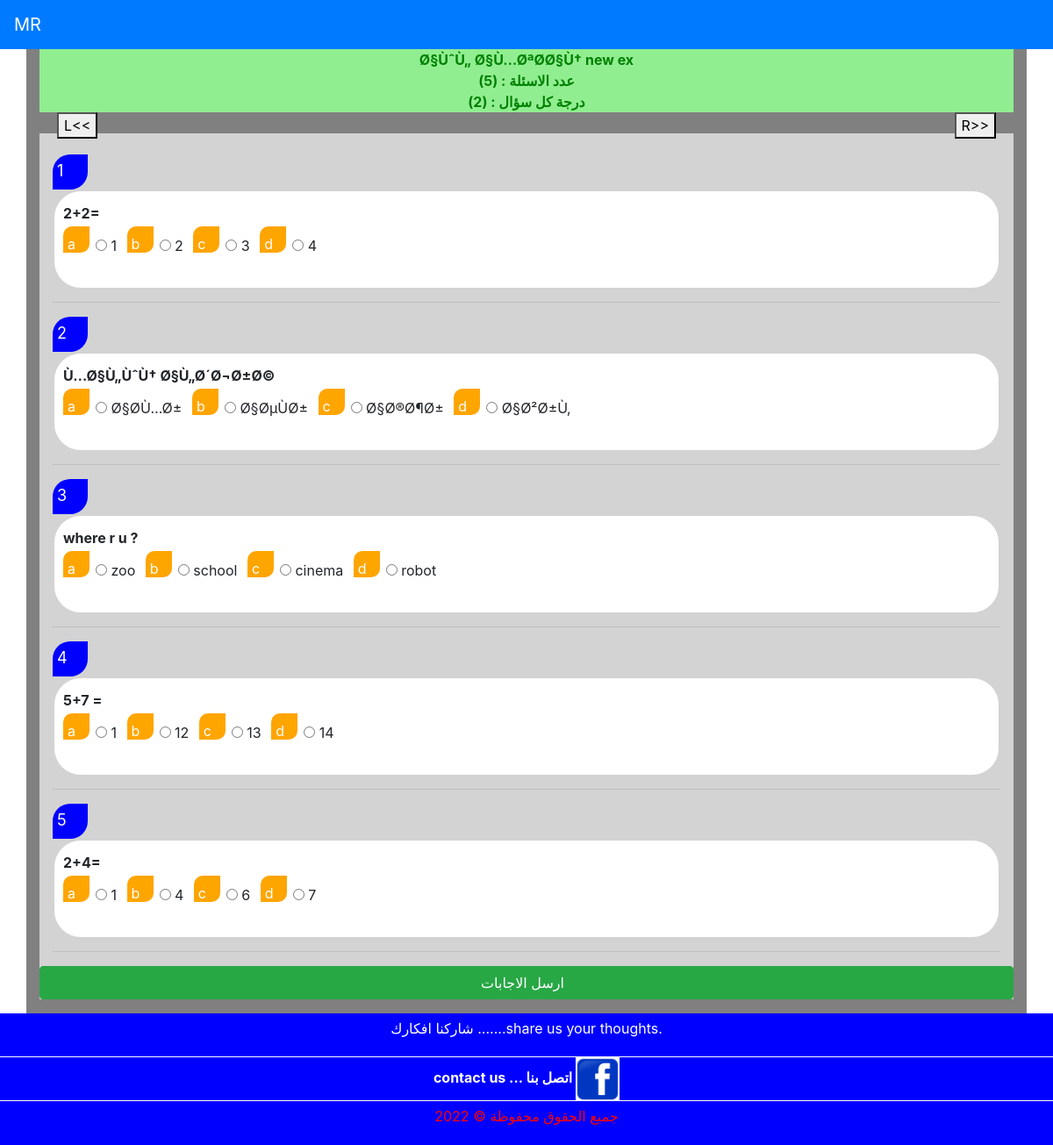
Screenshot of /exams/exam.php?tid=3 with the database file from the repository.
### tables this page shows
CREATE TABLE `exams` (
  `examid` int(100) NOT NULL,
  `teacherid` int(11) NOT NULL,
  `subjectid` int(11) NOT NULL,
  `gradeid` int(11) NOT NULL,
  `term` int(11) NOT NULL,
  `num` int(11) NOT NULL,
  `examname` varchar(100) NOT NULL,
  `marks` int(11) NOT NULL,
  `sho` int(4) NOT NULL,
  `unit` int(4) NOT NULL
);

CREATE TABLE `questions` (
  `questid` int(100) NOT NULL,
  `teacherid` int(100) NOT NULL,
  `subjectid` int(11) NOT NULL,
  `gradeid` int(100) NOT NULL,
  `termid` int(11) NOT NULL,
  `examid` int(100) NOT NULL,
  `questnum` int(255) NOT NULL,
  `question` varchar(255) NOT NULL,
  `answera` varchar(255) NOT NULL,
  `answerb` varchar(255) NOT NULL,
  `answerc` varchar(255) NOT NULL,
  `answerd` varchar(255) NOT NULL,
  `answercorrect` varchar(255) NOT NULL,
  `info` text NOT NULL,
  `a` int(100) NOT NULL,
  `b` int(100) NOT NULL,
  `c` int(100) NOT NULL
);

### exams/exam.php (the view, shortened to what this page needs)
<!DOCTYPE html>
<html>
<head>
</head>
<body>
  <link href="../dzin/font/all.css" rel="stylesheet">
<?php
include '../home/header.php';
$studentid= $_SESSION['id'] ;
?>
<?php
    $tid= isset($_GET['tid']) && is_numeric($_GET['tid'])? intval($_GET['tid']) :0 ;
$exs="select * from exams where teacherid= '$tid' && sho = 1  ";
$sel=mysqli_query($conn ,$exs);
$ddd=mysqli_fetch_array($sel);
$exid=$ddd['examid'];
$exnn=$ddd['examname'];
$ttid=$ddd['teacherid'];
$markq=$ddd['marks'];
$exq="select * from questions where examid= '$exid'  ";
$sk=mysqli_query($conn ,$exq);
$count=mysqli_num_rows($sk);
$cou=1 ;
  ?>
<?php
$dan="select * from results where teacherid='$tid' && examid='$exid' && userid='$studentid' ";
$dq=mysqli_query($conn,$dan);
$dnum=mysqli_num_rows($dq);
$st=mysqli_fetch_array($dq);
$stmark=$st['mark'];
$totalm=$markq * $count ;
if($dnum == 1){
?>
<div id="fresh" class="container" style="">
 <div class="row">
   <div id="dir" class="col-xs-12 col-sm-12 col-md-12- col-lg-12 col-xl-12 "
   style="background:gray">
<div id="coex" ><center style='font-weight:bold;color:green;direction:rtl'> <?php echo $exnn;?> <center></div>
<br>
<div  id="orang" style="text-align:center"><strong>      لقد حصلت على  (<?php echo $stmark;?>)
           درجات من الدرجة العظمى  (<?php echo $totalm;?>) درجات  <strong>    </div>
                                                                                   <div id="result">
   <script>
$(document).ready(function(){
 $("#r").click(function(){
    $("#dir").css({"direction":"rtl","text-align":"right"});
    });
$("#l").click(function(){
    $("#dir").css({"direction":"ltr","text-align":"left"});
    });
  });
</script>
<button style="float:right;margin-right:20px" id="r" onclick="r();">  R>> </button>
<button style="float:left;margin-left:20px" id="l" onclick="l();" >L<< </button>
<br>
<br>
<div style="background:lightgray">
 <form  action="" method="post" id="formresult" >
              <input type="text" name="tid" value="<?php echo $ttid;?>" hidden >
              <input type="text" name="countq" value="<?php echo $count;?>" hidden >
              <input type="text" name="mark" value="<?php echo $markq;?>" hidden >
              <input type="text" name="exid" value="<?php echo $exid;?>" hidden >
              <input type="text" name="stu" value="<?php echo $studentid;?>" hidden >
<div id="qstate"></div>
<div id="cont"  class=" col-xs-12 col-sm-12 col-md-12- col-lg-12 col-xl-12 " >
<?php
while($mn=mysqli_fetch_array($sk)  ){
 $qid=$mn['questid'];
$q=$mn['question'];
$a=$mn['answera'];
$b=$mn['answerb'];
$c=$mn['answerc'];
$d=$mn['answerd'];
$co=$mn['answercorrect'];
$info=$mn['info'];
$qid=$mn['questid'];
?>
<div  id="qqq"  >
    <span id="n"><?php echo $cou;?></span>
    <span > <span >
    <i id="f<?php echo $cou;?>" class="fa fa-times-circle" style="font-size:20px"></i>
    <i id="t<?php echo $cou;?>" class="fas fa-check-circle" style="font-size:20px"></i>
  <span>  </span>
     <div id="w">
    <strong id="qw">  <?php echo $q;?> </strong>
<br>
<div id="answer">
<div id="ans">
<span  id="a<?php echo $cou ;?>" >a -</span><div class="aa"><input type="radio" id="" name="<?php echo $cou;?>" value="a"> <?php echo $a;?>   </div>
</div>
<div id="ans">
<span id="b<?php echo $cou ;?>">b -</span><div class="aa"><input type="radio" id="" name="<?php echo $cou;?>" value="b"> <?php echo $b;?> </div>
</div>
<div id="ans">
<span id="c<?php echo $cou ;?>">c -</span><div class="aa"><input type="radio" id="" name="<?php echo $cou;?>" value="c"> <?php echo $c;?> </div>
</div>
<div id="ans">
<span  id="d<?php echo $cou ;?>">d -</span><div class="aa"><input type="radio" id="" name="<?php echo $cou;?>" value="d"> <?php echo $d;?> </div>
</div>
              <input type="text" name="q<?php echo $cou;?>" value="<?php echo $qid;?>" hidden >
              <input type="text" name="co<?php echo $cou;?>" value="<?php echo $co;?>" hidden >
              <input type="text" name="info<?php echo $cou;?>" value="<?php echo $info;?>" hidden >
</div>
<p id="inf"  ><center><?php echo $info;?> </center> </p>
 </div>
</div>
<hr>
<script>
<?php
$an="select * from answers where teacherid='$tid' && examid='$exid' && userid='$studentid' && questid='$qid' ";
$d=mysqli_query($conn,$an);
$ad=mysqli_fetch_array($d);
$uzran=$ad['answer'];
$coran=$ad['answercorrect'];
?>
setInterval(function(){
    $("#<?php echo $coran.$cou;?>").css("background","green");
    setTimeout(function(){
            $("#<?php echo $coran.$cou;?>").css("background","lightgreen");
        },500);
    },1000);
setInterval(function(){
    $("#orang").css("background","orange");
    setTimeout(function(){
            $("#orang").css("background","");
        },500);
    },1000);
<?php
if($uzran==$coran){
?>
$("#<?php echo $uzran.$cou;?>").css("background","green");
$("#f<?php echo $cou;?>").hide();
$("#t<?php echo $cou;?>").css("color","green");
<?php }else if($uzran!==$coran){ ?>
$("#<?php echo $uzran.$cou;?>").css("background","red");
$("#t<?php echo $cou;?>").hide();
$("#f<?php echo $cou;?>").css("color","red");
<?php }
?>
setTimeout(function(){
    },5000);
</script>
<?php
 $cou++;
} ?>
</div>
</form>
</div>
                                                                                                   </div>
</div>
</div>
</div>
</body>
</html>
<style type="text/css">
    #w{background:white;padding:10px;line-height:30px;font-size:16px;border-radius: 30px 30px;margin:2px;    }
    #qqq{width:100%;display: inline}
    #n{padding:5px;background:blue;height: 40px;width:40px;border-radius:20px 0 20px 0 ;
        color: white;font-size:18px;display:inline  }
    #ans{display: inline-flex;margin-left:5px;margin-right:5px}
    #ans span{ padding:5px;background:gray;height: 30px;width:30px;border-radius:10px 0 10px 0 ;color: white   }
    .aa{padding:5px;background:white;border-radius:10px 10px ;margin:2px   }
       #g{background:red;width:30px}
    #inf{margin-right:10%;margin-left:10% ;  }
    center{background:lightgreen}
    #del{background:red;color:white;border-radius:40px}
    #x1{}
</style>
/*
<script>
<?php
$an="select * from answers where teacherid='$tid' && examid='$exid' && userid= '$studentid' ";
$d=mysqli_query($conn,$an);
 $cou=1;
while($ad=mysqli_fetch_array($d)){
$uzran=$ad['answer'];
$coran=$ad['answercorrect'];
?>
setInterval(function(){
    $("#<?php echo $coran.$cou;?>").css("background","green");
    setTimeout(function(){
            $("#<?php echo $coran.$cou;?>").css("background","lightgreen");
        },500);
    },1000);
setInterval(function(){
    $("#orang").css("background","orange");
    setTimeout(function(){
            $("#orang").css("background","");
        },500);
    },1000);
<?php
if($uzran==$coran){
?>
$("#<?php echo $uzran.$cou;?>").css("background","green");
$("#f<?php echo $cou;?>").hide();
$("#t<?php echo $cou;?>").css("color","green");
<?php }else if($uzran!==$coran){ ?>
$("#<?php echo $uzran.$cou;?>").css("background","red");
$("#t<?php echo $cou;?>").hide();
$("#f<?php echo $cou;?>").css("color","red");
<?php }
 $cou++;
}
?>
setTimeout(function(){
    },5000);
</script>
*/
<?php
}else{
?>
<div class="container" style="">
 <div class="row">
   <div id="dir" class="col-xs-12 col-sm-12 col-md-12- col-lg-12 col-xl-12 "
   style="background:gray">
<div id="coex" ><center style='font-weight:bold;color:green;direction:rtl'> <?php echo $exnn;?>
     <br>     عدد الاسئلة : (<?php echo $count;?>) <br>  درجة كل سؤال : (<?php echo $markq;?>)        <center></div>
                                                                                   <div id="result">
<button style="float:right;margin-right:20px" id="r" onclick="r();">  R>> </button>
<button style="float:left;margin-left:20px" id="l" onclick="l();" >L<< </button>
<br>
<div style="background:lightgray">
 <form  action="" method="post" id="formresult" >
<div id="cont"  class=" col-xs-12 col-sm-12 col-md-12- col-lg-12 col-xl-12 " >
<br>
<?php
while($mn=mysqli_fetch_array($sk)  ){
$q=$mn['question'];
$a=$mn['answera'];
$b=$mn['answerb'];
$c=$mn['answerc'];
$d=$mn['answerd'];
?>
<div  id="qqq"  >
    <span id="n"><?php echo $cou;?></span>
     <div id="w">
    <strong id="qw">  <?php echo $q;?> </strong>
<br>
<div id="answer">
<div id="ans">
<span>a -</span><div class="aa"><input type="radio" id="" name="<?php echo $cou;?>" value="a"> <?php echo $a;?>   </div>
</div>
<div id="ans">
<span>b -</span><div class="aa"><input type="radio" id="" name="<?php echo $cou;?>" value="b"> <?php echo $b;?> </div>
</div>
<div id="ans">
<span>c -</span><div class="aa"><input type="radio" id="" name="<?php echo $cou;?>" value="c"> <?php echo $c;?> </div>
</div>
<div id="ans">
<span>d -</span><div class="aa"><input type="radio" id="" name="<?php echo $cou;?>" value="d"> <?php echo $d;?> </div>
</div>
</div>
 </div>
</div>
<hr>
<?php
 $cou++;
} ?>
</div>
<?php
if($count >= 1){?>
 <div class="form-group row">
    <div class="col-sm-12">
 <input type="button" name="submit" id="finshexam" value=" ارسل الاجابات   "   class="btn-block btn btn-success" >
    </div>
  </div>
<?php }else{echo  "<center><strong style='color:red'> لا يوجد امتحانات  حاليا   <strong></center>";}
?>
</form>
</div>
                                                                                                   </div>
</div>
</div>
</div>
</body>
</html>
<?php } ?>
<?php
include '../home/footer.php';
?>

### home/header.php (shortened to what this page needs)
   <link rel="stylesheet" type="text/css" href="../dzin/font/min.css">
   <link rel="stylesheet" type="text/css" href="../dzin/font/all.css">
   <link rel="stylesheet" type="text/css" href="../dzin/bootstrap/css/bootstrap.min.css">
<?php
include '../dzin/navbar.php';
?>

### dzin/navbar.php (shortened to what this page needs)
 <nav class="navbar navbar-expand-lg navbar-dark bg-primary" >
  <a class="navbar-brand" href="#">MR</a>
</nav>

### home/footer.php (shortened to what this page needs)
  <link rel="stylesheet" type="text/css" href="../inc/xcss.css">
<div class="container_fluid">
<div class="row">
        <div class=" col-xs-12 col-sm-12 col-md-12 col-lg-12 col-xl-12">
   <div class="footer  ">
                                شاركنا افكارك .......share us your thoughts.
   </div>
<div class="footer1  ">
<a href="https://www.facebook.com/shubraschool"  target="blank">  contact us ... اتصل بنا  </a>
<a href="https://www.facebook.com/shubraschool"  target="blank">
  <img src="../img/fabo.png" style="width:50px;height:50px  " /> </a>
   </div>
     <div class="footer2"  >
<p style="text-align: center;color:red;    "> جميع الحقوق محفوظة  &copy <?php echo date('Y'); ?></p>
   </div>
</div>
</div>
</div>

### inc/xcss.css (style rules this page uses)
.footer { width:100%;height:50px;background:blue ;border-bottom:1px solid white; text-align: center;color:white;padding: 5px }
.footer1 { width:100%;height:50px;background:blue;border-bottom:1px solid white; text-align: center; }
.footer1 a { color: white;font-weight:bold }
.footer2 { width:100%;height:50px;background:blue; padding: 5px }

### exams/exam.php (style rules this page uses)
#w { background:white;padding:10px;line-height:30px;font-size:16px;border-radius: 30px 30px;margin:2px; }
#qqq { width:100%;display: inline }
#n { padding:5px;background:blue;height: 40px;width:40px;border-radius:20px 0 20px 0 ; color: white;font-size:18px;display:inline-flex }
#ans { display: inline-flex;margin: auto }
#ans span { padding:5px;background:orange;height: 30px;width:30px;border-radius:10px 0 10px 0 ;color: white }
.aa { padding:5px;background:white;border-radius:10px 10px ;margin:2px }
center { background:lightgreen }

### rows the page displays
exams: examname "Ø§ÙˆÙ„ Ø§Ù…ØªØ­Ø§Ù† new ex", marks "2"
questions: question "2+2=", answera "1", answerb "2", answerc "3", answerd "4"
questions: question "Ù…Ø§Ù„ÙˆÙ† Ø§Ù„Ø´Ø¬Ø±Ø©", answera "Ø§Ø­Ù…Ø±", answerb "Ø§ØµÙØ±", answerc "Ø§Ø®Ø¶Ø±", answerd "Ø§Ø²Ø±Ù‚"
questions: question "where r u ?", answera "zoo", answerb "school", answerc "cinema", answerd "robot"
questions: question "5+7 =", answera "1", answerb "12", answerc "13", answerd "14"
questions: question "2+4=", answera "1", answerb "4", answerc "6", answerd "7"

### other values shown
$count "5"
